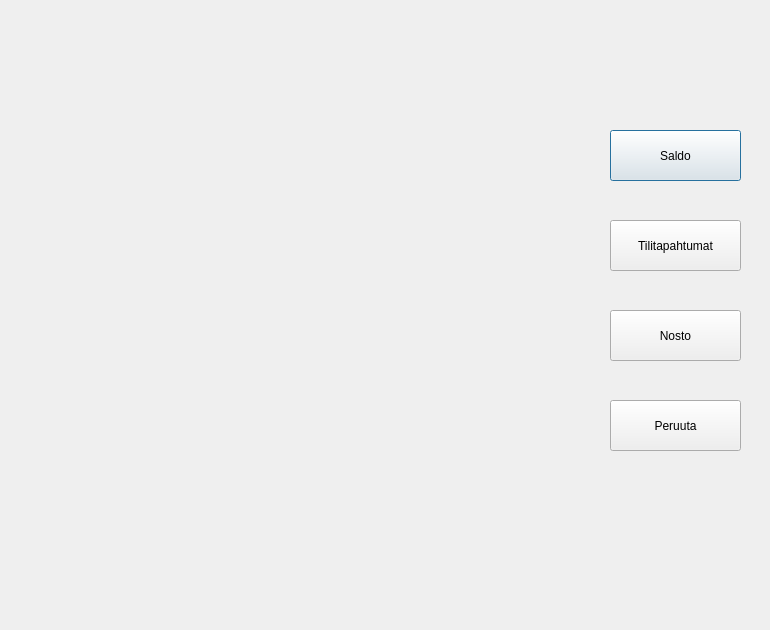
<?xml version="1.0" encoding="UTF-8"?>
<ui version="4.0">
 <class>Paasivu</class>
 <widget class="QDialog" name="Paasivu">
  <property name="geometry">
   <rect>
    <x>0</x>
    <y>0</y>
    <width>770</width>
    <height>630</height>
   </rect>
  </property>
  <property name="windowTitle">
   <string>Dialog</string>
  </property>
  <widget class="QPushButton" name="pushButton_Saldo">
   <property name="geometry">
    <rect>
     <x>610</x>
     <y>130</y>
     <width>131</width>
     <height>51</height>
    </rect>
   </property>
   <property name="text">
    <string>Saldo</string>
   </property>
  </widget>
  <widget class="QPushButton" name="pushButton_Tilitapahtumat">
   <property name="geometry">
    <rect>
     <x>610</x>
     <y>220</y>
     <width>131</width>
     <height>51</height>
    </rect>
   </property>
   <property name="text">
    <string>Tilitapahtumat</string>
   </property>
  </widget>
  <widget class="QPushButton" name="pushButton_Nosto">
   <property name="geometry">
    <rect>
     <x>610</x>
     <y>310</y>
     <width>131</width>
     <height>51</height>
    </rect>
   </property>
   <property name="text">
    <string>Nosto</string>
   </property>
  </widget>
  <widget class="QPushButton" name="pushButton_Peruuta">
   <property name="geometry">
    <rect>
     <x>610</x>
     <y>400</y>
     <width>131</width>
     <height>51</height>
    </rect>
   </property>
   <property name="text">
    <string>Peruuta</string>
   </property>
  </widget>
 </widget>
 <resources/>
 <connections/>
</ui>
